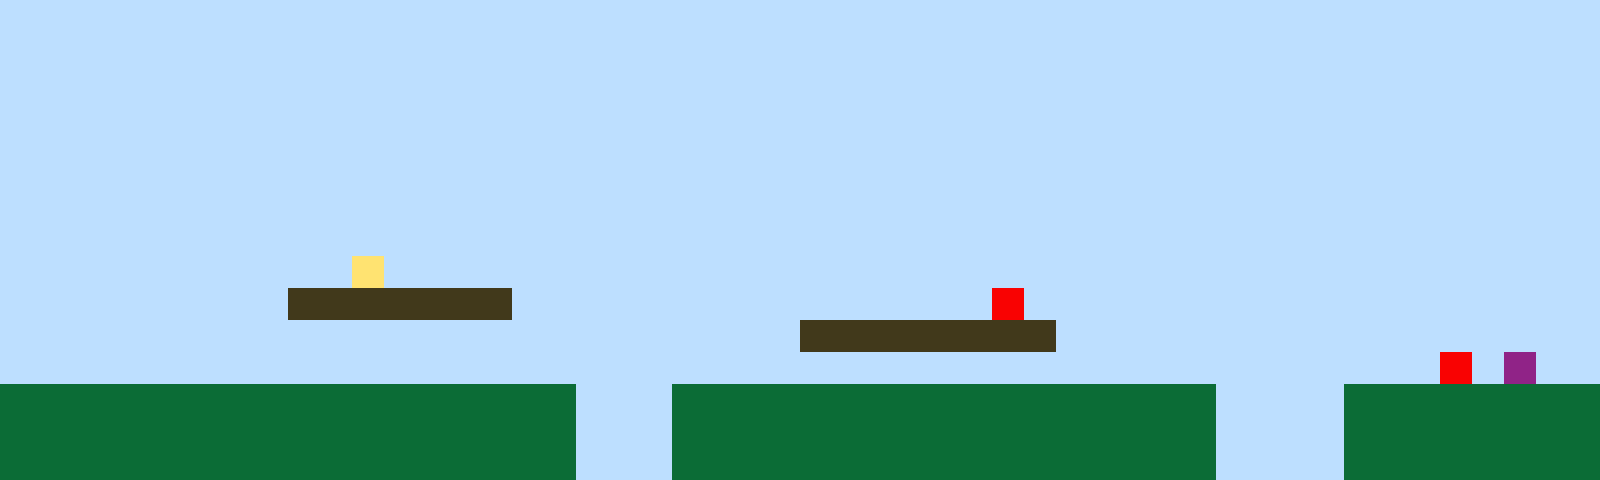

A level layout from a 2D game, rendered from its tile map. Below: a short description, then the map file with its tile-grid data intact:
An orthogonal 50x15 tile map with 32x32 px tiles, 1 tile layer (Tile Layer 1).

<map version="1.10" tiledversion="1.11.2" orientation="orthogonal" renderorder="right-up" width="50" height="15" tilewidth="32" tileheight="32" infinite="0" nextlayerid="2" nextobjectid="1"><editorsettings><export target="map1.csv" format="csv" /></editorsettings><tileset firstgid="1" name="sprites" tilewidth="32" tileheight="32" tilecount="6" columns="3"><image source="sprites.png" width="96" height="64" /></tileset><layer id="1" name="Tile Layer 1" width="50" height="15"><data encoding="csv">1,1,1,1,1,1,1,1,1,1,1,1,1,1,1,1,1,1,1,1,1,1,1,1,1,1,1,1,1,1,1,1,1,1,1,1,1,1,1,1,1,1,1,1,1,1,1,1,1,1,1,1,1,1,1,1,1,1,1,1,1,1,1,1,1,1,1,1,1,1,1,1,1,1,1,1,1,1,1,1,1,1,1,1,1,1,1,1,1,1,1,1,1,1,1,1,1,1,1,1,1,1,1,1,1,1,1,1,1,1,1,1,1,1,1,1,1,1,1,1,1,1,1,1,1,1,1,1,1,1,1,1,1,1,1,1,1,1,1,1,1,1,1,1,1,1,1,1,1,1,1,1,1,1,1,1,1,1,1,1,1,1,1,1,1,1,1,1,1,1,1,1,1,1,1,1,1,1,1,1,1,1,1,1,1,1,1,1,1,1,1,1,1,1,1,1,1,1,1,1,1,1,1,1,1,1,1,1,1,1,1,1,1,1,1,1,1,1,1,1,1,1,1,1,1,1,1,1,1,1,1,1,1,1,1,1,1,1,1,1,1,1,1,1,1,1,1,1,1,1,1,1,1,1,1,1,1,1,1,1,1,1,1,1,1,1,1,1,1,1,1,1,1,1,1,1,1,1,1,1,1,1,1,1,1,1,1,1,1,1,1,1,1,1,1,1,1,1,1,1,1,1,1,1,1,1,1,1,1,1,1,1,1,1,1,1,1,1,1,1,1,1,1,1,1,1,1,1,1,1,1,1,1,1,1,1,1,1,1,1,1,1,1,1,1,1,1,1,1,1,1,1,1,1,1,1,1,1,1,1,1,1,1,1,1,1,1,1,1,1,1,1,1,1,1,1,1,1,1,1,1,1,1,1,1,1,1,1,1,1,1,1,1,1,1,1,1,1,1,1,1,1,1,1,1,1,1,1,1,1,1,4,1,1,1,1,1,1,1,1,1,1,1,1,1,1,1,1,1,1,1,1,1,1,1,1,1,1,1,1,1,1,1,1,1,1,1,1,1,1,1,1,1,1,1,1,1,1,1,3,3,3,3,3,3,3,1,1,1,1,1,1,1,1,1,1,1,1,1,1,1,5,1,1,1,1,1,1,1,1,1,1,1,1,1,1,1,1,1,1,1,1,1,1,1,1,1,1,1,1,1,1,1,1,1,1,1,1,1,1,1,1,1,1,1,3,3,3,3,3,3,3,3,1,1,1,1,1,1,1,1,1,1,1,1,1,1,1,1,1,1,1,1,1,1,1,1,1,1,1,1,1,1,1,1,1,1,1,1,1,1,1,1,1,1,1,1,1,1,1,1,1,1,1,1,1,1,1,1,1,1,1,1,1,1,5,1,6,1,1,2,2,2,2,2,2,2,2,2,2,2,2,2,2,2,2,2,2,1,1,1,2,2,2,2,2,2,2,2,2,2,2,2,2,2,2,2,2,1,1,1,1,2,2,2,2,2,2,2,2,2,2,2,2,2,2,2,2,2,2,2,2,2,2,2,2,2,2,1,1,1,2,2,2,2,2,2,2,2,2,2,2,2,2,2,2,2,2,1,1,1,1,2,2,2,2,2,2,2,2,2,2,2,2,2,2,2,2,2,2,2,2,2,2,2,2,2,2,1,1,1,2,2,2,2,2,2,2,2,2,2,2,2,2,2,2,2,2,1,1,1,1,2,2,2,2,2,2,2,2</data></layer></map>
